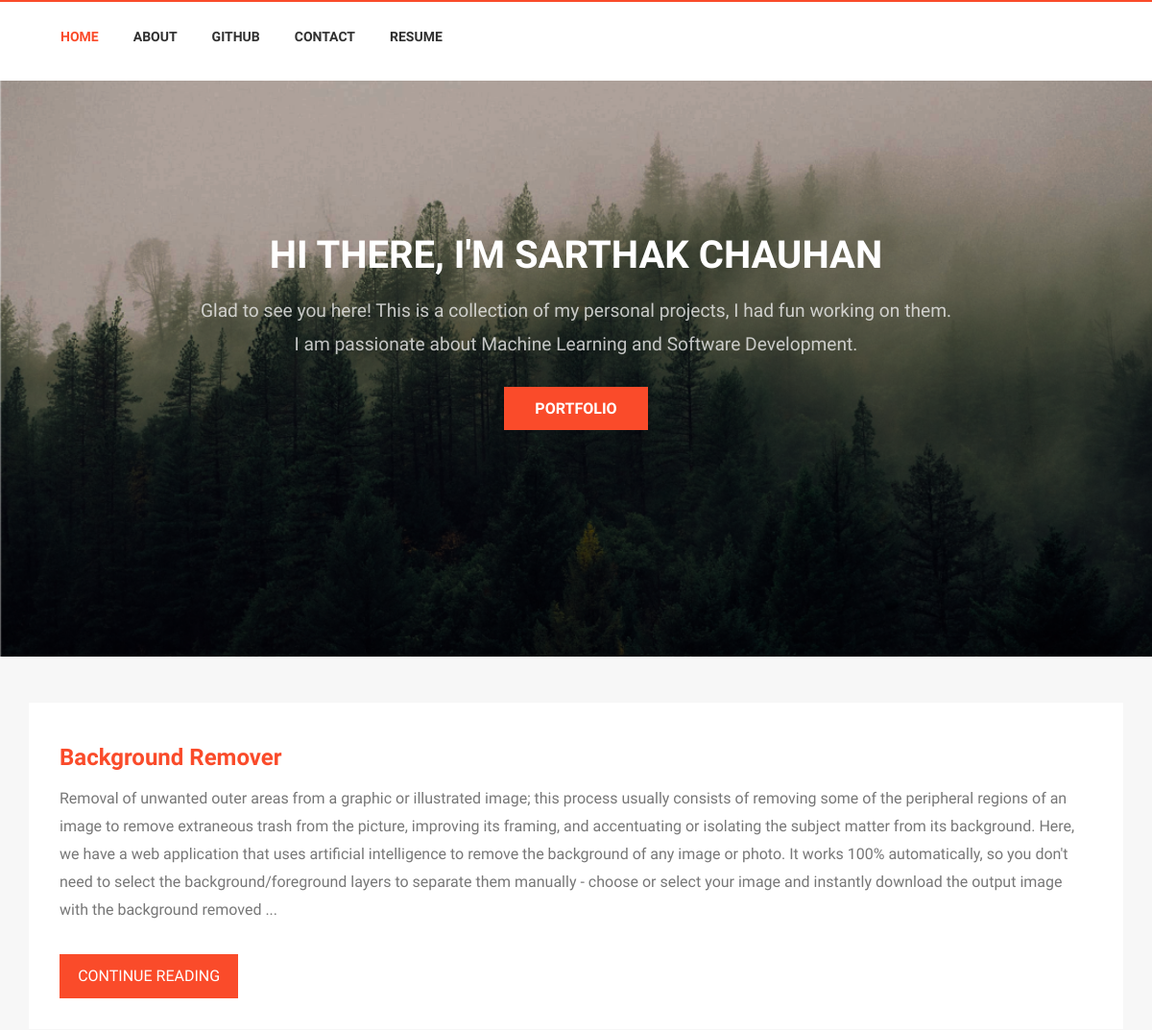
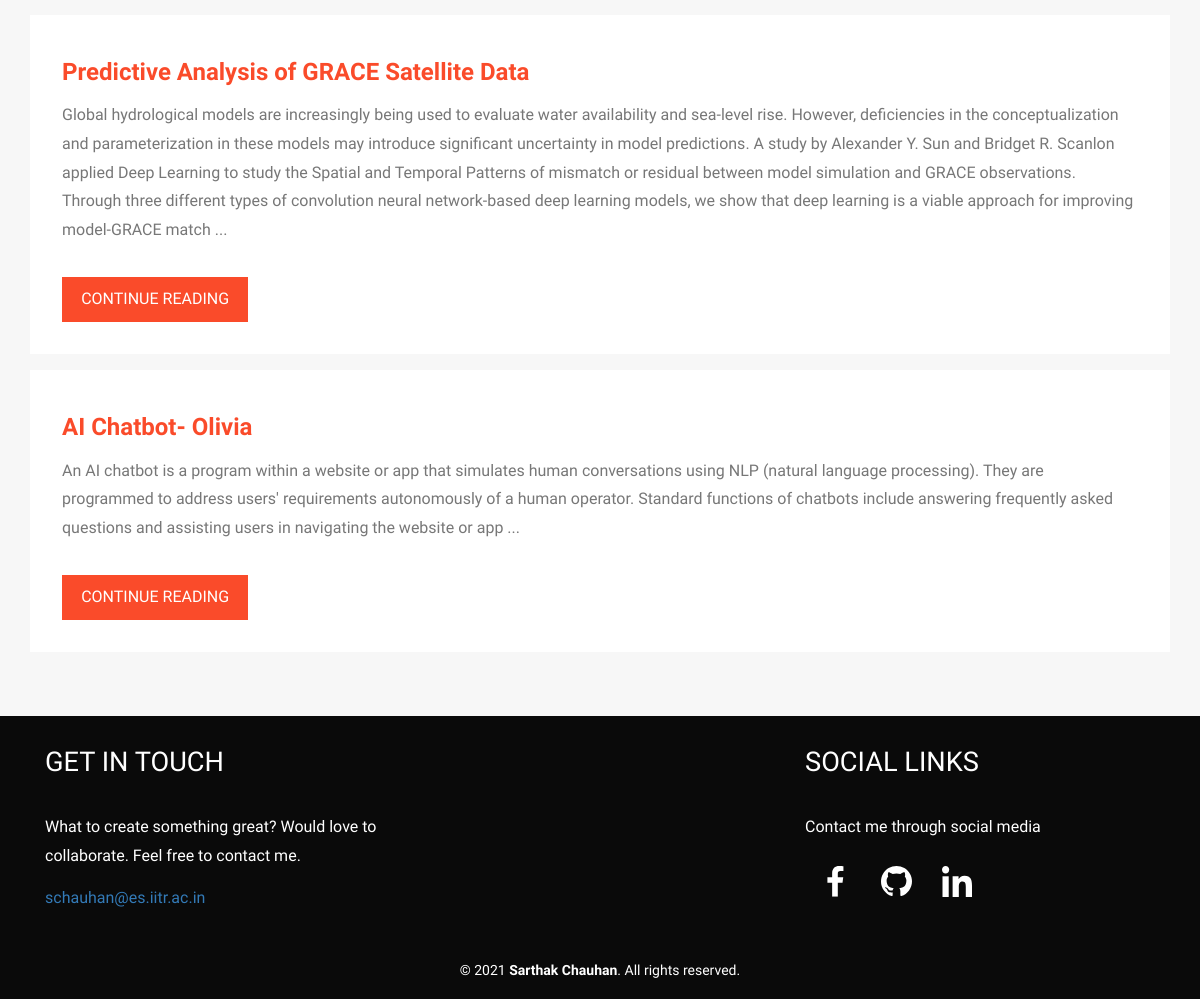
The page / on the database its author committed (2 pictures, top to bottom).
### app.py (models this page shows)
class Posts(db.Model):
    sno = db.Column(db.Integer, primary_key = True, autoincrement=True)
    title = db.Column(db.String(80), unique = False, nullable = False)
    slug = db.Column(db.String(120), unique = False, nullable = True)
    image_file = db.Column(db.String(30), unique = False, nullable = True)
    content = db.Column(db.String(1000), unique = False, nullable = True)
    date = db.Column(db.String(12), unique = False, nullable = True)
    html_file = db.Column(db.String(120), unique = False, nullable = True)

### app.py (the view)
@app.route('/')
def home():
    posts=Posts.query.filter_by().all()[0:params['posts_in_homepage']]
    return render_template('home.html', params=params, posts=posts)

### templates/home.html (shortened to what this page needs)
<!DOCTYPE HTML>
<html>
	<head>
		<link href="{{ url_for('static', filename='css/bootstrap.css') }}" rel='stylesheet' type='text/css' />
		<link href="{{ url_for('static', filename='css/style.css') }}" rel='stylesheet' type='text/css' />
		<link href="{{ url_for('static', filename='css/animate.min.css') }}" rel="stylesheet">
	</head>
	<body>
		<div class="header" id="ban">
			<div class="container">
				<div class="header_right wow fadeInLeft animated animated" data-wow-delay=".5s" style="visibility: visible; animation-delay: 0.5s; animation-name: fadeInLeft;">
					<nav class="navbar navbar-default">
					<div class="collapse navbar-collapse nav-wil" id="bs-example-navbar-collapse-1">
						<nav class="link-effect-7" id="link-effect-7">
							<ul class="nav navbar-nav">
								<li class="active act"><a href="/"> Home </a></li>
								<li><a href="/about"> About </a></li>
								<li><a href="https://github.com/Sar1hak" target="_blank"> Github </a></li>
								<li><a href="/contact"> Contact </a></li>
								<li><a href="{{ url_for('static', filename= 'images/resume.pdf') }}" target="_blank"> Resume </a></li>
							</ul>
						</nav>
					</div>
					</nav>
				</div>
				<div class="clearfix"> </div>
			</div>
		</div>
		<div class="banner">
			<div class="container">
				<h2>HI THERE, I'M SARTHAK CHAUHAN </h2>
				<p>Glad to see you here! This is a collection of my personal projects, I had fun working on them.
					<br>
					I am passionate about Machine Learning and Software Development.
				</p>
				<a href="#main-content">PORTFOLIO</a>
			</div>
		</div>
		<div class="technology">
			<div id="main-content" class="container">
				{% for post in posts %}
					<div class="tc-ch wow fadeInDown"  data-wow-duration=".8s" data-wow-delay=".2s">
						<h3><a href="/post/{{post.slug}}">{{post.title}}</a></h3>
						<p>{{post.content}} ...</p>
						<div class="bht1">
							<a href="/post/{{post.slug}}">CONTINUE READING</a>
						</div>
						<div class="clearfix"></div>
					</div>
				{% endfor %}
			</div>
		</div>
		<div class="footer">
			<div class="container">
				<div class="col-md-4 footer-left wow fadeInLeft"  data-wow-duration=".8s" data-wow-delay=".2s">
					<h4>GET IN TOUCH</h4>
					<p>What to create something great? Would love to collaborate. Feel free to contact me.</p>
					<a href="mailto:schauhan@es.iitr.ac.in">schauhan@es.iitr.ac.in</a>
				</div>
				<div class="col-md-4 footer-middle wow fadeInDown"  data-wow-duration=".8s" data-wow-delay=".2s">
				</div>
				<div class="col-md-4 footer-right wow fadeInRight"  data-wow-duration=".8s" data-wow-delay=".2s">
					<h4>SOCIAL LINKS</h4>
					<p>Contact me through social media </p>
					<div class="nav navbar-nav navbar-right social-icons wow fadeInRight animated animated" data-wow-delay=".5s" style="visibility: visible; animation-delay: 0.5s; animation-name: fadeInRight;">
						<div class="col-lg-2 col-md-2 col-sm-2 col-xs-2">
							<div id="Facebook">
								<a href="https://www.facebook.com/sarthak.chauhan.5264"> <img src="{{ url_for('static', filename='images/facebook.svg') }}" alt="photo" id="Behance" width="100%"> </a>
							</div>
						</div>
						<div class="col-lg-2 col-md-2 col-sm-2 col-xs-2">
							<div id="Github">
								<a href="https://github.com/Sar1hak"> <img src="{{ url_for('static', filename='images/Github.svg') }}" alt="photo" id="Dribbble" width="100%"> </a>
							</div>
						</div>
						<div class="col-lg-2 col-md-2 col-sm-2 col-xs-2">
							<div id="Linkedin">
								<a href="https://www.linkedin.com/in/sarthak-chauhan-3a8776149/"> <img src="{{ url_for('static', filename='images/linkedin.svg') }}" alt="photo" id="Medium" width="100%"> </a>
							</div>
						</div>
					</div>
					<div class="clearfix"> </div>
				</div>
				<div class="clearfix"></div>
			</div>
		</div>
		<div class="copyright wow"  data-wow-duration=".8s" data-wow-delay=".2s">
			<div class="container">
				<p>© 2021 <a href="/about">Sarthak Chauhan</a>. All rights reserved.</p>
			</div>
		</div>
	</body>
</html>

### static/css/style.css (style rules this page uses)
html, body { font-family: 'Raleway', sans-serif; font-size: 100%; background: #f7f7f7; }
body a,.grid_1,plan_1,plan_1.one,plan_1.two,i.icon1, i.icon2, i.icon3, i.icon4, i.icon5, i.icon6 { transition:0.5s all; -webkit-transition:0.5s all; -moz-transition:0.5s all; -o-transition:0.5s all; -ms-transition:0.5s all; }
h1,h2,h3,h4,h5,h6 { margin:0; font-family: 'Raleway', sans-serif; }
p { margin:0; font-family: 'Raleway'; }
ul { margin:0; padding:0; }
.header { background: #FFF; padding: 1em 0; box-shadow: 0px 1px 9px 1px #cfcfcf; border-top: 2px solid #fa4b2a; }
.navbar-right { float: left !important; margin-right: -15px; }
.social-icons { margin-top: 0.5em; }
.header_right { float: left; margin-left: 0em; margin-right: 3em; }
.navbar { margin-bottom: 0; }
.navbar-default { background: none; border: none; }
.navbar-default .navbar-nav > li > a { color: #303030; }
.navbar-nav > li > a { font-size: 14px; padding: 10px 18px; text-transform: uppercase; font-family: 'Raleway', sans-serif; font-weight: 600; }
.navbar-default .navbar-nav > .active > a, .navbar-default .navbar-nav > .active > a:hover, .navbar-default .navbar-nav > .active > a:focus { color: #fa4b2a; background: none; }
.navbar-default .navbar-nav > .active > a:before { color:#fa4b2a; }
.link-effect-7 { -moz-perspective: 900px; -webkit-perspective: 900px; perspective: 900px; }
.link-effect-7 a { color: rgba(0, 0, 0, 0.4); text-shadow: none; margin: 0; -moz-transition: 0.3s; -o-transition: 0.3s; -webkit-transition: 0.3s; transition: 0.3s; }
.link-effect-7 a::before { color: white; content: attr(data-hover); position: absolute; -moz-transition: 0.3s; -o-transition: 0.3s; -webkit-transition: 0.3s; transition: 0.3s; -moz-transform-origin: 50% 0 50%; -ms-transform-origin: 50% 0 50%; -webkit-transform-origin: 50% 0 50%; transform-origin: 50% 0 50%; -moz-transform-style: preserve-3d; -webkit-transform-style: preserve-3d; transform-style: preserve-3d; }
.banner { background: url(../images/banner-1.png) no-repeat 0px 0px; background-size:cover; -webkit-background-size: cover; -o-background-size: cover; -ms-background-size: cover; -moz-background-size: cover; min-height: 600px; }
.banner a { font-size: 1em; color: #fff; font-weight: 600; padding: 0.8em 2em; background:#fa4b2a; }
.banner h2 { font-size:2.5em; font-weight: 600; color: #fff; }
.banner { padding: 10em 0 0; text-align: center; }
.banner p { font-size: 1.2em; color: #efefef; font-weight: 400; line-height: 1.8em; margin: 1em auto 2em; width: 100%; opacity: 80%; }
.tc-ch h3 a,.wthree h3 a { color: #fa4b2a; font-weight: 600; }
.tc-ch p,.wthree p { color: #777; font-size: 1em; line-height: 1.8em; margin: 1em 0; }
.tc-ch h3,.wthree h3 { margin: 0.5em 0 0; font-size:1.5em; }
.tc-ch { background: #fff; padding: 2em 2em; margin-bottom: 1em; }
.bht1 a { background: #fa4b2a; padding: 0.7em 1.2em; display:inline-block; color: #fff; }
.bht1 { float: left; padding-top: 1em; }
.footer { background: #0a0a0a; padding: 2em 0; margin-top: 3em; }
.footer p { font-size: 1em; color: #fff; margin: 1em 0; line-height: 1.8em; }
.footer h4 { font-size: 1.7em; color: #fff; padding-bottom: 0.7em; }
.copyright { background:#0a0a0a; padding: 1em 0; text-align: center; }
.copyright p { font-size: 0.875em; color: #ffffff; line-height: 1.8em; }
.copyright p a { color: #ffffff; font-weight:700; }
.technology { margin-top: 3em; }

### rows shown on the page
Posts: title "Background Remover", content "Removal of unwanted outer areas from a graphic or illustrated image; this process usually consists of removing some of the peripheral regions of an image to remove extraneous trash from the picture, improving its framing, and accentuating or isolating the subject matter from its background. Here, we have a web application that uses artificial intelligence to remove the background of any image or photo. It works 100% automatically, so you don't need to select the background/foreground layers to separate them manually - choose or select your image and instantly download the output image with the background removed"
Posts: title "Predictive Analysis of GRACE Satellite Data", content "Global hydrological models are increasingly being used to evaluate water availability and sea-level rise. However, deficiencies in the conceptualization and parameterization in these models may introduce significant uncertainty in model predictions. A study by Alexander Y. Sun and Bridget R. Scanlon applied Deep Learning to study the Spatial and Temporal Patterns of mismatch or residual between model simulation and GRACE observations. Through three different types of convolution neural network-based deep learning models, we show that deep learning is a viable approach for improving model-GRACE match"
Posts: title "AI Chatbot- Olivia", content "An AI chatbot is a program within a website or app that simulates human conversations using NLP (natural language processing). They are programmed to address users' requirements autonomously of a human operator. Standard functions of chatbots include answering frequently asked questions and assisting users in navigating the website or app"
